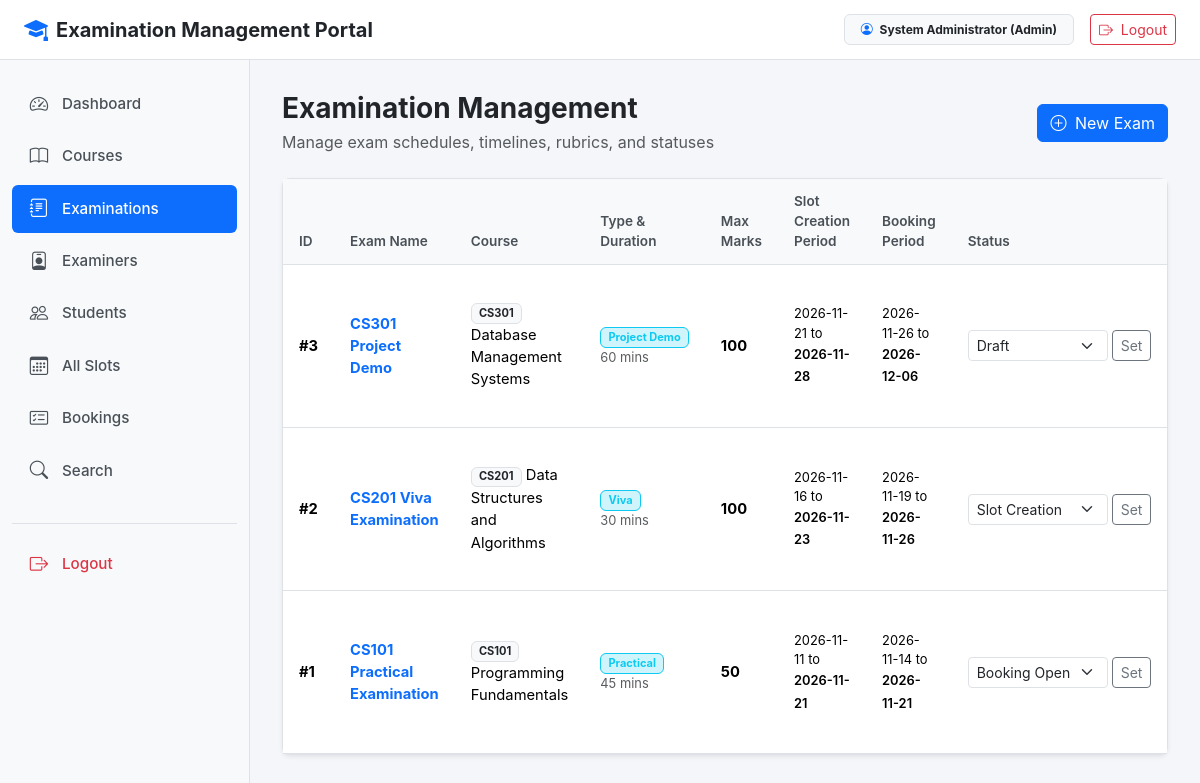
Screenshot of /admin/examinations (signed in) with the database file from the repository.
### models.py (models this page shows, shortened)
class User(db.Model, UserMixin):
    id = db.Column(db.Integer, primary_key=True)
    username = db.Column(db.String(80), unique=True, nullable=False)
    email = db.Column(db.String(120), unique=True, nullable=False)
    password_hash = db.Column(db.String(255), nullable=False)
    name = db.Column(db.String(100), nullable=False)
    phone = db.Column(db.String(20))
    department = db.Column(db.String(100))
    role = db.Column(db.String(20), nullable=False, default='student')
    status = db.Column(db.String(20), nullable=False, default='active')
    created_at = db.Column(db.DateTime, default=datetime.utcnow)
    @property
    def is_active(self):
        return self.status not in ['deactivated', 'rejected']
    @property
    def is_admin(self):
        return self.role == 'admin'

class Examination(db.Model):
    id = db.Column(db.Integer, primary_key=True)
    course_id = db.Column(db.Integer, db.ForeignKey('course.id'), nullable=False)
    name = db.Column(db.String(150), nullable=False)
    exam_type = db.Column(db.String(50), nullable=False, default='Viva')
    duration = db.Column(db.Integer, nullable=False, default=30)
    max_marks = db.Column(db.Integer, nullable=False, default=100)
    slot_creation_start_date = db.Column(db.Date, nullable=False)
    slot_creation_end_date = db.Column(db.Date, nullable=False)
    slot_booking_start_date = db.Column(db.Date, nullable=False)
    slot_booking_end_date = db.Column(db.Date, nullable=False)
    status = db.Column(db.String(30), nullable=False, default='Draft')
    created_at = db.Column(db.DateTime, default=datetime.utcnow)
    rubrics = db.relationship('Rubric', backref='examination', cascade='all, delete-orphan', lazy=True)
    slots = db.relationship('Slot', backref='examination', cascade='all, delete-orphan', lazy=True)

class Course(db.Model):
    id = db.Column(db.Integer, primary_key=True)
    course_code = db.Column(db.String(20), unique=True, nullable=False)
    course_name = db.Column(db.String(150), nullable=False)
    description = db.Column(db.Text)
    status = db.Column(db.String(20), nullable=False, default='Active')
    created_at = db.Column(db.DateTime, default=datetime.utcnow)
    examinations = db.relationship('Examination', backref='course', cascade='all, delete-orphan', lazy=True)

### admin.py (the view)
@app.route('/admin/examinations')
@admin_required
def admin_examinations():
    examinations = Examination.query.order_by(Examination.created_at.desc()).all()
    return render_template('admin/examinations.html', examinations=examinations)

### admin.py (called while the page is built)
def admin_required(function):
    @wraps(function)
    def wrapper(*args, **kwargs):
        if not current_user.is_authenticated:
            return redirect(url_for('login'))
        if not current_user.is_admin:
            flash('Admin access required.', 'danger')
            return redirect(url_for('index'))
        if current_user.status != 'active':
            logout_user()
            flash('Access denied. Account is inactive.', 'danger')
            return redirect(url_for('login'))
        return function(*args, **kwargs)
    return wrapper

### app.py (called while the page is built)
@login_manager.user_loader
def load_user(user_id):
    try:
        user = db.session.get(User, int(user_id))
        if user and user.status in ['deactivated', 'rejected']:
            return None
        return user
    except (ValueError, TypeError):
        return None

### templates/admin/examinations.html (shortened to what this page needs)
{% extends "base.html" %}
{% block content %}
<div class="d-flex justify-content-between align-items-center mb-4">
    <div>
        <h3 class="fw-bold mb-1">Examination Management</h3>
        <p class="text-muted mb-0">Manage exam schedules, timelines, rubrics, and statuses</p>
    </div>
    <a href="{{ url_for('new_examination') }}" class="btn btn-primary">
        <i class="bi bi-plus-circle me-1"></i> New Exam
    </a>
</div>
<div class="card shadow-sm">
    <div class="card-body p-0">
        <div class="table-responsive">
            <table class="table table-hover mb-0">
                <thead>
                    <tr>
                        <th>ID</th>
                        <th>Exam Name</th>
                        <th>Course</th>
                        <th>Type & Duration</th>
                        <th>Max Marks</th>
                        <th>Slot Creation Period</th>
                        <th>Booking Period</th>
                        <th>Status</th>
                    </tr>
                </thead>
                <tbody>
                    {% if examinations %}
                        {% for e in examinations %}
                        <tr>
                            <td><strong>#{{ e.id }}</strong></td>
                            <td class="fw-bold text-primary">{{ e.name }}</td>
                            <td><span class="badge bg-light text-dark border">{{ e.course.course_code }}</span> {{ e.course.course_name }}</td>
                            <td>
                                <span class="badge bg-info-subtle text-info border border-info">{{ e.exam_type }}</span>
                                <small class="text-muted d-block">{{ e.duration }} mins</small>
                            </td>
                            <td><strong>{{ e.max_marks }}</strong></td>
                            <td>
                                <small class="d-block">{{ e.slot_creation_start_date.strftime('%Y-%m-%d') }} to</small>
                                <small class="fw-semibold">{{ e.slot_creation_end_date.strftime('%Y-%m-%d') }}</small>
                            </td>
                            <td>
                                <small class="d-block">{{ e.slot_booking_start_date.strftime('%Y-%m-%d') }} to</small>
                                <small class="fw-semibold">{{ e.slot_booking_end_date.strftime('%Y-%m-%d') }}</small>
                            </td>
                            <td>
                                <form method="POST" action="{{ url_for('update_examination_status', exam_id=e.id) }}" class="d-flex gap-1">
                                    <select name="status" class="form-select form-select-sm" style="width: auto;">
                                        <option value="Draft" {% if e.status == 'Draft' %}selected{% endif %}>Draft</option>
                                        <option value="Slot Creation" {% if e.status == 'Slot Creation' %}selected{% endif %}>Slot Creation</option>
                                        <option value="Booking Open" {% if e.status == 'Booking Open' %}selected{% endif %}>Booking Open</option>
                                    </select>
                                    <button type="submit" class="btn btn-sm btn-outline-secondary">Set</button>
                                </form>
                            </td>
                        </tr>
                        {% endfor %}
                    {% else %}
                        <tr>
                            <td colspan="9" class="text-center py-4 text-muted">No examinations found. Click "New Exam" to create one.</td>
                        </tr>
                    {% endif %}
                </tbody>
            </table>
        </div>
    </div>
</div>
{% endblock %}

### templates/base.html (shortened to what this page needs)
<!DOCTYPE html>
<html lang="en">
<head>
    <link href="https://cdn.jsdelivr.net/npm/bootstrap@5.3.2/dist/css/bootstrap.min.css" rel="stylesheet">
    <link href="https://cdn.jsdelivr.net/npm/bootstrap-icons@1.11.1/font/bootstrap-icons.css" rel="stylesheet">
</head>
<body>
    <nav class="top-navbar">
        <div class="d-flex align-items-center">
            <a href="{{ url_for('index') }}" class="text-decoration-none text-dark d-flex align-items-center gap-2">
                <i class="bi bi-mortarboard-fill text-primary fs-4"></i>
                <span class="fw-bold fs-5">Examination Management Portal</span>
            </a>
        </div>
        <div class="d-flex align-items-center gap-3">
            {% if current_user.is_authenticated %}
            <span class="badge bg-light text-dark border px-3 py-2">
                <i class="bi bi-person-circle me-1 text-primary"></i>
                {{ current_user.name }} ({{ current_user.role|capitalize }})
            </span>
            <a href="{{ url_for('logout') }}" class="btn btn-outline-danger btn-sm">
                <i class="bi bi-box-arrow-right me-1"></i> Logout
            </a>
            {% else %}
            <a href="{{ url_for('login') }}" class="btn btn-outline-primary btn-sm px-3">Login</a>
            <a href="{{ url_for('register') }}" class="btn btn-primary btn-sm px-3">Register</a>
            {% endif %}
        </div>
    </nav>
    {% if current_user.is_authenticated %}
    <div class="sidebar">
        <ul class="nav flex-column">
            {% if current_user.is_admin %}
            <li class="nav-item">
                <a class="nav-link {% if request.endpoint == 'admin_dashboard' %}active{% endif %}" href="{{ url_for('admin_dashboard') }}">
                    <i class="bi bi-speedometer2"></i> Dashboard
                </a>
            </li>
            <li class="nav-item">
                <a class="nav-link {% if request.endpoint in ['admin_courses', 'new_course', 'edit_course'] %}active{% endif %}" href="{{ url_for('admin_courses') }}">
                    <i class="bi bi-book"></i> Courses
                </a>
            </li>
            <li class="nav-item">
                <a class="nav-link {% if request.endpoint in ['admin_examinations', 'new_examination', 'edit_examination', 'admin_rubrics', 'new_rubric', 'edit_rubric'] %}active{% endif %}" href="{{ url_for('admin_examinations') }}">
                    <i class="bi bi-journal-text"></i> Examinations
                </a>
            </li>
            <li class="nav-item">
                <a class="nav-link {% if request.endpoint == 'admin_examiners' %}active{% endif %}" href="{{ url_for('admin_examiners') }}">
                    <i class="bi bi-person-badge"></i> Examiners
                </a>
            </li>
            <li class="nav-item">
                <a class="nav-link {% if request.endpoint == 'admin_students' %}active{% endif %}" href="{{ url_for('admin_students') }}">
                    <i class="bi bi-people"></i> Students
                </a>
            </li>
            <li class="nav-item">
                <a class="nav-link {% if request.endpoint in ['admin_slots', 'change_slot_examiner'] %}active{% endif %}" href="{{ url_for('admin_slots') }}">
                    <i class="bi bi-calendar3"></i> All Slots
                </a>
            </li>
            <li class="nav-item">
                <a class="nav-link {% if request.endpoint in ['admin_bookings', 'reschedule_booking'] %}active{% endif %}" href="{{ url_for('admin_bookings') }}">
                    <i class="bi bi-card-checklist"></i> Bookings
                </a>
            </li>
            <li class="nav-item">
                <a class="nav-link {% if request.endpoint == 'admin_search' %}active{% endif %}" href="{{ url_for('admin_search') }}">
                    <i class="bi bi-search"></i> Search
                </a>
            </li>
            {% endif %}
            <li class="nav-item mt-4 pt-3 border-top">
                <a class="nav-link text-danger" href="{{ url_for('logout') }}">
                    <i class="bi bi-box-arrow-right"></i> Logout
                </a>
            </li>
        </ul>
    </div>
    <main class="main-wrapper">
        {% block content %}{% endblock %}
    </main>
    {% endif %}
</body>
</html>

### templates/base.html (style rules this page uses)
:root { --primary-color: #0d6efd; --sidebar-width: 250px; --sidebar-bg: #f8f9fa; --border-color: #dee2e6; }
body { font-family: -apple-system, BlinkMacSystemFont, "Segoe UI", Roboto, "Helvetica Neue", Arial, sans-serif; background-color: #f4f6f9; color: #212529; margin: 0; padding: 0; }
.top-navbar { height: 60px; background-color: #ffffff; border-bottom: 1px solid var(--border-color); position: fixed; top: 0; left: 0; right: 0; z-index: 1030; display: flex; align-items: center; justify-content: space-between; padding: 0 1.5rem; }
.sidebar { width: var(--sidebar-width); background-color: var(--sidebar-bg); border-right: 1px solid var(--border-color); position: fixed; top: 60px; bottom: 0; left: 0; z-index: 1020; padding: 1.25rem 0.75rem; overflow-y: auto; }
.sidebar .nav-link { display: flex; align-items: center; padding: 0.65rem 1rem; color: #495057; border-radius: 6px; font-weight: 500; font-size: 0.95rem; margin-bottom: 0.25rem; text-decoration: none; }
.sidebar .nav-link i { font-size: 1.15rem; margin-right: 0.75rem; width: 22px; text-align: center; }
.sidebar .nav-link.active { color: #ffffff; background-color: var(--primary-color); }
.main-wrapper { margin-top: 60px; margin-left: var(--sidebar-width); padding: 2rem; min-height: calc(100vh - 60px); }
.card { border: 1px solid var(--border-color); border-radius: 8px; box-shadow: 0 1px 3px rgba(0, 0, 0, 0.05); background-color: #ffffff; }
.table { vertical-align: middle; }
.table thead th { background-color: #f8f9fa; color: #495057; font-size: 0.85rem; font-weight: 600; border-bottom: 1px solid var(--border-color); padding: 0.75rem 1rem; }
.table tbody td { padding: 0.85rem 1rem; border-bottom: 1px solid var(--border-color); font-size: 0.92rem; }

### rows the page displays
User: name "System Administrator", role "Admin"
Examination: id "3", name "CS301 Project Demo", course.course_code "CS301", course.course_name "Database Management Systems", exam_type "Project Demo", duration "60", max_marks "100", slot_creation_start_date "2026-11-21", slot_creation_end_date "2026-11-28", slot_booking_start_date "2026-11-26", slot_booking_end_date "2026-12-06", status "Draft"
Examination: id "2", name "CS201 Viva Examination", course.course_code "CS201", course.course_name "Data Structures and Algorithms", exam_type "Viva", duration "30", max_marks "100", slot_creation_start_date "2026-11-16", slot_creation_end_date "2026-11-23", slot_booking_start_date "2026-11-19", slot_booking_end_date "2026-11-26", status "Slot Creation"
Examination: id "1", name "CS101 Practical Examination", course.course_code "CS101", course.course_name "Programming Fundamentals", exam_type "Practical", duration "45", max_marks "50", slot_creation_start_date "2026-11-11", slot_creation_end_date "2026-11-21", slot_booking_start_date "2026-11-14", slot_booking_end_date "2026-11-21", status "Booking Open"
